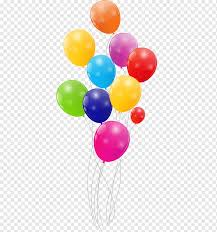
#> input picture IP/color_balls.jpg, 217 x 232 px
$ python 31_image_contour_functions.py
#> lines starting #> are read from the running program, lines starting #| are printed output that depends on the picture; after the words box and inside, x2 and y2 are one past the last pixel; in counts of white or black regions, pixels touching at a corner belong together

#Contours -
#Contours can be explained simply as a curve joining all the continuous points
#(along the boundary), having same color or intensity.

#The contours are a useful tool for shape analysis and object detection and recognition

#For better accuracy, use binary images and also apply edge detection before
#findig countours.

#findCountour function manipulate original imge so copy it before proceeding.
#findContour is like finding white object from black background.
#so you must turn image in white and background is black.

#We have to find and draw contours as per the requirement

import cv2
import numpy as np
"""
img = cv2.imread("new.png")
img = cv2.resize(img,(600,700))
img1 = cv2.cvtColor(img,cv2.COLOR_BGR2GRAY)
ret,thresh = cv2.threshold(img1,220,255,cv2.THRESH_BINARY_INV)#we want bg black and fg white
#findcontour(img,contour_retrival_mode,method)
cnts,hier = cv2.findContours(thresh,cv2.RETR_TREE,cv2.CHAIN_APPROX_SIMPLE)
#Here cnts is a list of contours. ANd each contour is an array with x, y cordinate
#hier variable called hierarchy and it contain image information.
print("Number of contour==",cnts,"\ntotal contour==",len(cnts))
print("Hierarchy==\n",hier)
# loop over the contours
for c in cnts:
    # compute the center of the contour
    #an image moment is a certain particular weighted average (moment) of the image pixels
    M = cv2.moments(c)
    print("M==",M)
    cX = int(M["m10"] / M["m00"])
    cY = int(M["m01"] / M["m00"])
    # draw the contour and center of the shape on the image
    cv2.drawContours(img, [c], -1, (0, 255, 0), 2)
    cv2.circle(img, (cX, cY), 7, (255, 255, 255), -1)
    cv2.putText(img, "center", (cX - 20, cY - 20),cv2.FONT_HERSHEY_SIMPLEX, 0.5, (255, 255, 255), 2)

cv2.imshow("original===",img)
cv2.imshow("gray==",img1)
cv2.imshow("thresh==",thresh)
cv2.waitKey(0)
cv2.destroyAllWindows()
"""

#-------------Contour Area , Approximation and Convex hull

#Find countour area , aprroximation and convex hull
img = cv2.imread("color_balls.jpg")
#> img is the input picture: shape (232, 217, 3); mean B, G, R 221.1, 224.2, 233.3
img = cv2.resize(img,(600,700))
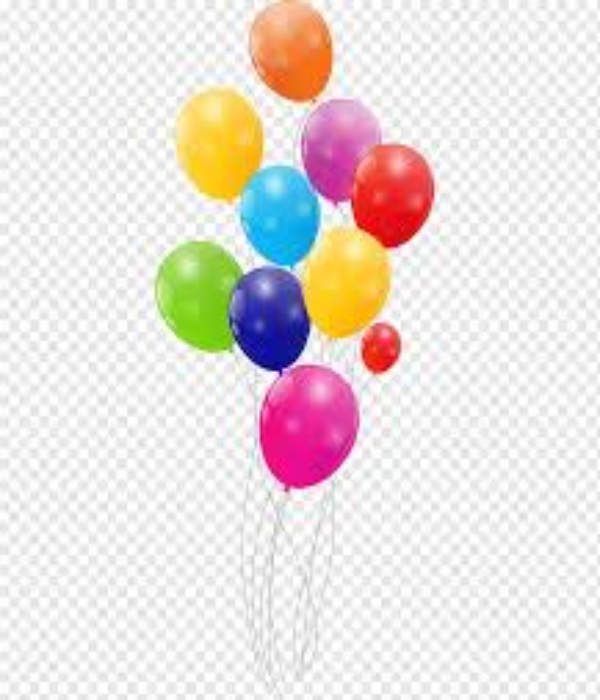
#> img: shape (700, 600, 3); mean B, G, R 221, 224.1, 233.2
img1 = cv2.cvtColor(img,cv2.COLOR_BGR2GRAY)
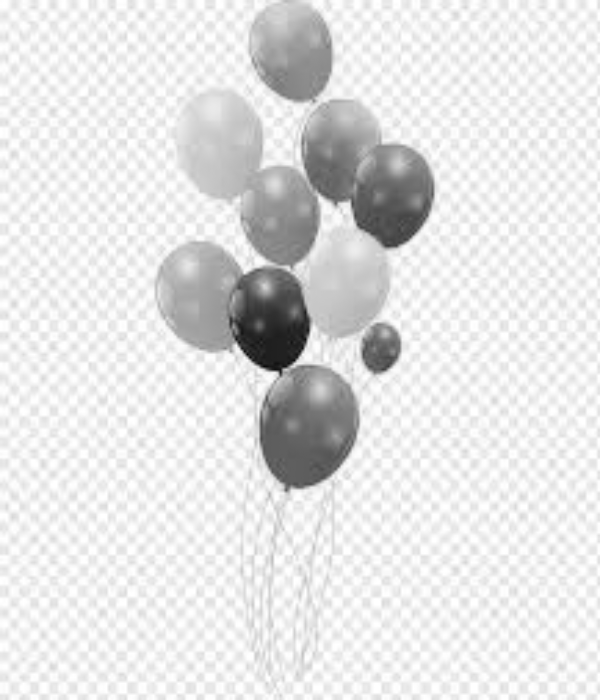
#> img1: shape (700, 600); min 9, max 255, mean 226.5

ret,thresh = cv2.threshold(img1,220,255,cv2.THRESH_BINARY_INV)
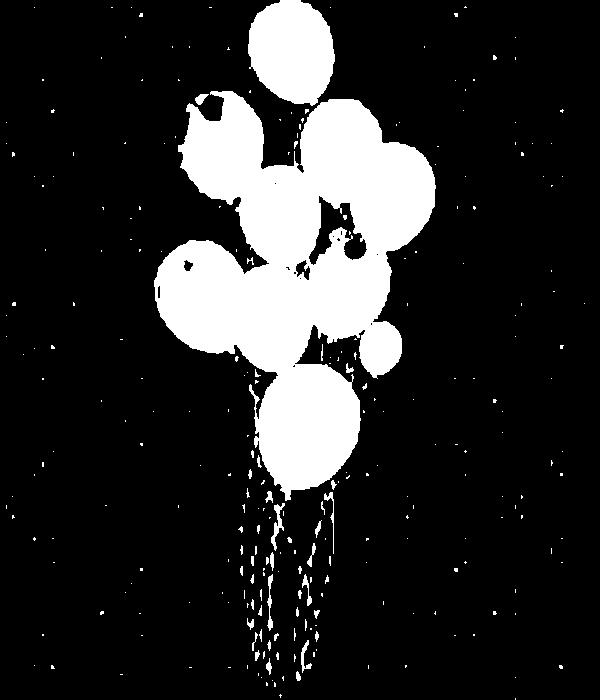
#> thresh: shape (700, 600); 16.6% white; 274 white regions (230 under 20 px)

#findcontour(img,contour_retrival_mode,method)
cnts,hier = cv2.findContours(thresh,cv2.RETR_TREE,cv2.CHAIN_APPROX_SIMPLE)
#> cnts = 288 contours, 265 with area under 20; largest, box (x1, y1, x2, y2) and area: (154, 91, 436, 501) 60702, (248, 0, 335, 106) 6913, (308, 195, 368, 266) 1822, (295, 259, 311, 281) 184, (271, 503, 285, 551) 168
#Here cnts is a list of contours. ANd each contour is an array with x, y cordinate
#hier variable called hierarchy and it contain image information.
print("Number of contour==",cnts,"\ntotal contour==",len(cnts))
#| Number of contour== [array([[[515, 698]],
#|        [[515, 699]]], dtype=int32), array([[[280, 694]],
#|        [[279, 695]],
#|        [[280, 696]],
#|        [[280, 697]],
#|        [[280, 696]],
#|        [[281, 695]]], dtype=int32), array([[[274, 682]],
#|        [[274, 686]],
#|        [[275, 686]],
#|        [[275, 683]]], dtype=int32), array([[[266, 682]],
#|        [[266, 685]],
#|        [[267, 685]],
#> (further printed lines are left out)
#print("Hierarchy==\n",hier)

area1 = []
# loop over the contours
for c in cnts:
    # compute the center of the contour
    #an image moment is a certain particular weighted average (moment) of the image pixels
    M = cv2.moments(c)
    #print("M==",M)
#> (the run stopped early here; a loop or call above may not have finished)
